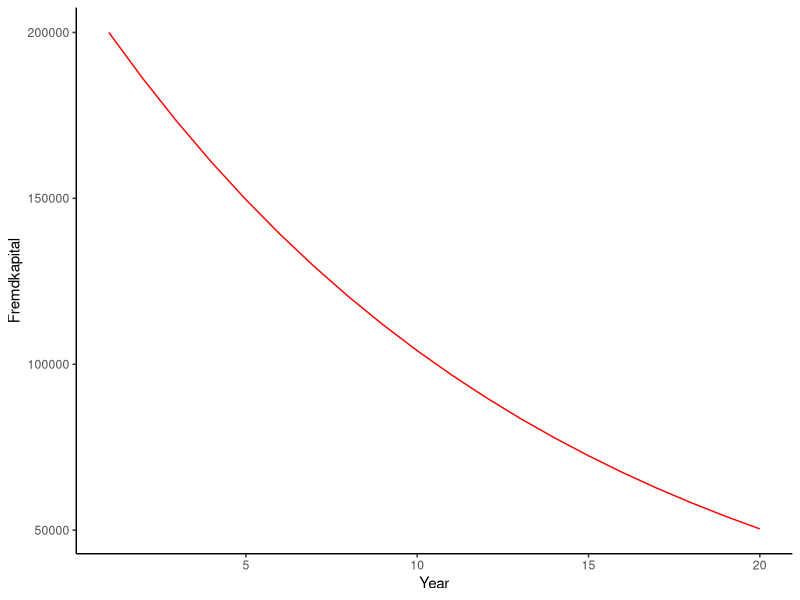
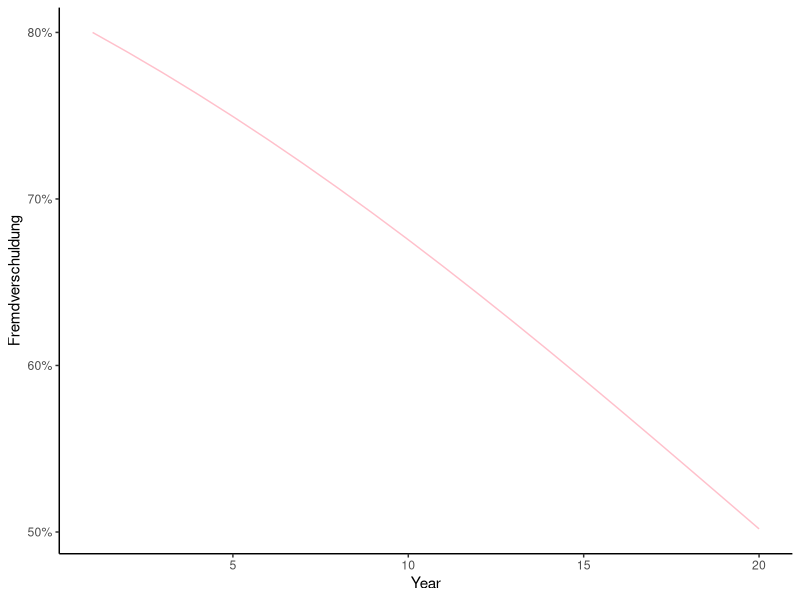

Here is the R script that generated these plots, in order:

library(tidyverse)

project_financials <- function(own_capital, total_debt, interest_rate, amortization_rate, years) {
  equity <- numeric(length = years)
  debt <- numeric(length = years)
  mortgage_payments <- numeric(length = years)
  amortization_payments <- numeric(length = years)
  
  equity[1] <- own_capital
  debt[1] <- total_debt
  amortization_payments[1] <- total_debt*amortization_rate
  
  for (i in 2:years) {
    mortgage_payments[i] <- debt[i - 1] * interest_rate
    amortization_payments[i] <- debt[i - 1] * amortization_rate
    equity[i] <- equity[i - 1]
    debt[i] <- debt[i - 1] - mortgage_payments[i] - amortization_payments[i]
  }
  
  result <- data.frame(
    Year = 1:years,
    Eigenkapital = equity,
    Fremdkapital = debt,
    Jaehrliche_Zinszahlung = mortgage_payments,
    Jaehrliche_Amortisationszahlung = amortization_payments
  )
  
  return(result)
}

# Example usage:
own_capital <- 50000  # Eigenkapital
total_debt <- 200000  # Fremdkapital
interest_rate <- 0.05  # Annual interest rate
amortization_rate <- 0.02  # Annual amortization rate
years <- 20  # Number of years for projection

financial_projection <- project_financials(own_capital, total_debt, interest_rate, amortization_rate, years) 
financial_projection <- financial_projection %>% 
  mutate(Fremdverschuldung = Fremdkapital / (Eigenkapital + Fremdkapital))
print(financial_projection)

ggplot(financial_projection)+
  geom_line(aes(x = Year, y = Fremdkapital), color = "red") +
  theme_classic() 

ggplot(financial_projection)+
  geom_line(aes(x = Year, y = Fremdverschuldung), color = "pink") +
  scale_y_continuous(labels = scales::label_percent()) +
  theme_classic() 
  
